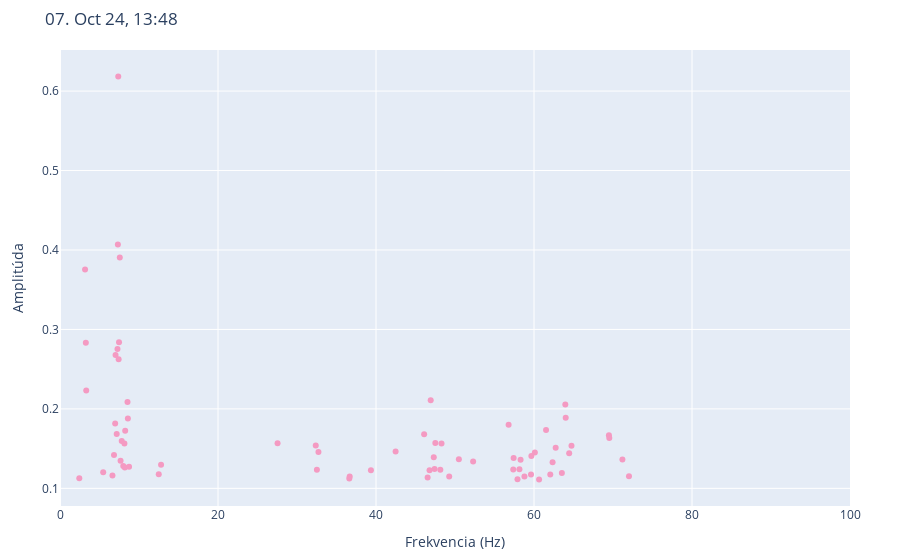

Notebook code for this chart:
### Code cell
row = 471
local_time = datetime.fromisoformat(df.iloc[row]["time"]).astimezone(
    pytz.timezone('Europe/Bratislava'))
print(local_time.strftime('%d. %b %y, %H:%M'))

row_data = df.iloc[row][list(range(5))]

weighted_sum = sum(d['a'] * d['f'] for d in row_data)
sum_of_weights = sum(d['a'] for d in row_data)

weighted_mean = weighted_sum / sum_of_weights

print(f"I: \t{weighted_mean:.2f} Hz")

row_data = df.iloc[row][list(range(5, 25))]

weighted_sum = sum(d['a'] * d['f'] for d in row_data)
sum_of_weights = sum(d['a'] for d in row_data)

weighted_mean = weighted_sum / sum_of_weights

print(f"II: \t{weighted_mean:.2f} Hz")

plot_spectrum(df, row=row, color='#F49AC2',
              column_range=(0, 70), local_time=local_time)

### Figure 1 — Plotly figure (JSON) as saved in the notebook; plotly's stock layout.template omitted (floating-point values rounded to 4 significant figures)
{"data": [{"marker": {"color": "#F49AC2"}, "mode": "markers", "type": "scatter", "x": [2.441, 3.174, 3.271, 3.32, 5.469, 6.641, 6.836, 6.982, 7.031, 7.178, 7.275, 7.324, 7.373, 7.422, 7.471, 7.568, 7.666, 7.812, 8.008, 8.154, 8.203, 8.252, 8.545, 8.594, 8.74, 12.5, 12.79, 27.54, 32.37, 32.52, 32.71, 36.62, 36.67, 39.36, 42.48, 46.09, 46.53, 46.78, 46.92, 47.31, 47.41, 47.51, 48.14, 48.29, 49.27, 50.49, 52.29, 56.79, 57.37, 57.42, 57.91, 58.15, 58.3, 58.79, 59.62, 59.67, 60.11, 60.64, 61.52, 62.06, 62.35, 62.74, 63.53, 63.96, 64.01, 64.45, 64.75, 69.48, 69.53, 71.19, 72.02], "y": [0.1129, 0.3753, 0.2832, 0.2233, 0.1203, 0.1162, 0.1419, 0.1817, 0.2678, 0.1685, 0.2753, 0.4069, 0.6183, 0.2624, 0.2839, 0.3907, 0.1346, 0.1598, 0.1281, 0.1564, 0.1261, 0.1726, 0.2086, 0.1881, 0.1271, 0.1178, 0.1299, 0.1567, 0.154, 0.1234, 0.1459, 0.1123, 0.1149, 0.1227, 0.1465, 0.168, 0.1137, 0.1228, 0.211, 0.139, 0.1243, 0.1572, 0.1233, 0.1563, 0.1149, 0.1367, 0.1339, 0.18, 0.1237, 0.1381, 0.1113, 0.1241, 0.136, 0.115, 0.1174, 0.1407, 0.1451, 0.1112, 0.1736, 0.1174, 0.1328, 0.151, 0.1193, 0.2055, 0.189, 0.1442, 0.1536, 0.1668, 0.1633, 0.1363, 0.1154]}], "layout": {"margin": {"b": 50, "l": 60, "r": 50, "t": 50}, "showlegend": false, "title": {"text": "07. Oct 24, 13:48"}, "xaxis": {"range": [0, 100], "title": {"text": "Frekvencia (Hz)"}}, "yaxis": {"title": {"text": "Amplitúda"}}}}
